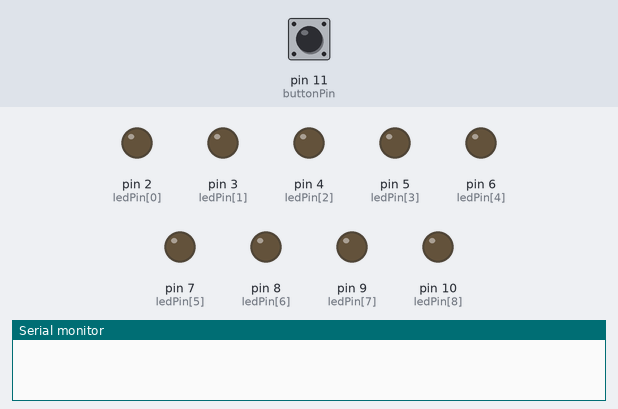
The sketch below on a simulated Arduino Uno, built with avr-gcc and run on an emulated ATmega328P. Shown: output pins drawn as LEDs (lit = HIGH), the last lines printed to the serial monitor. Dashed ring = blinking. The inputs (shaded band) are chosen by the test bench; at power-on: pin 11 (buttonPin) LOW. Random numbers use the default seed unless the sketch sets one.

Above: at 1.2 s.
1.3 s: pin 11 (buttonPin) pulled HIGH for 0.15 s
At 1.8 s:
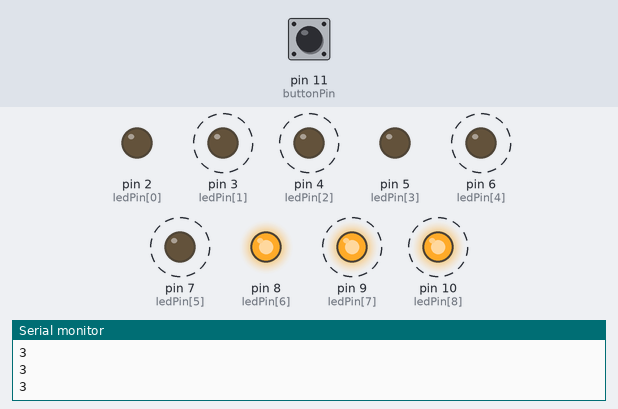
4.3 s: pin 11 (buttonPin) pulled HIGH for 3.2 s
At 6.6 s:
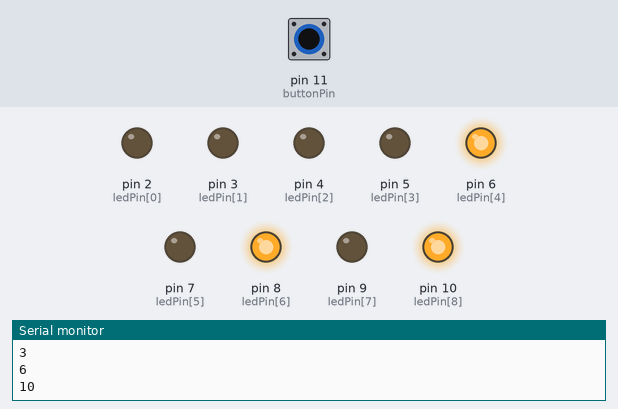
12.0 s: pin 11 (buttonPin) pulled HIGH for 3.2 s
At 18.8 s:
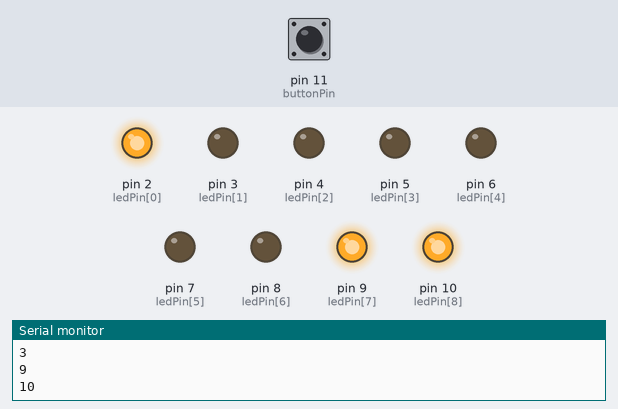
Timing chart, 0 to 21.0 s (numbered marks = the images above; inputs shaded):
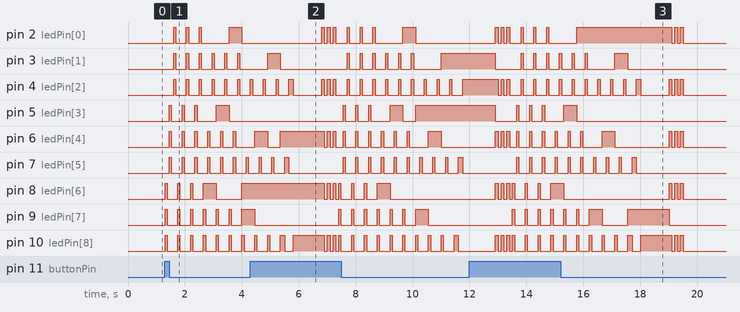

The sketch:

slotMachine.ino
```cpp
/**
/*  Slot Machine Crucible Project from Open Source Hardware Group:
/*  https://opensourcehardwaregroup.com/module-5/control-section-crucible-challenge/
/*  Turns 3 rows of 3 leds into a slot machine game.
/*  Uses pins 2-10 for leds and pin 11 for button to trigger game start.
/*  Author: Shannon McAvoy
**/


//led pins
const int ledPin[] = {2,3,4,5,6,7,8,9,10};
// num of pins
const int pinCount = 9;
// num of pins in each arr
const int arrSize = 3;

//led cols
const int col1[] = {2,5,8};
const int col2[] = {3,6,9};
const int col3[] = {4,7,10};

//button pin
const int buttonPin = 11;
//delay time
const int delayTime = 200;

//initalize buttonPin
int buttonState = 0;

//positions to stop on
int pos1 = 0;
int pos2 = 0;
int pos3 = 0;

void setup(){
  /*using randomSeed ensures that you don't have the same
    random number sequence everytime you play the game */
  randomSeed(analogRead(0));

  // initialize serial communications at 9600 bps:
  Serial.begin(9600);

  // setup LED pins
  for(int i; i < pinCount; i++){
    pinMode(ledPin[i], OUTPUT);
  }

  // setup button pin
  pinMode(11, INPUT);
}

void loop(){
  // read button state (0 or 1 if pressed)
  buttonState = digitalRead(buttonPin);

  // when button is pressed, turn lights on
  if(buttonState == HIGH){

    // determine which row in each col will stop
    pos1 = rand();
    pos2 = rand();
    pos3 = rand();

    Serial.println(pos1);
    Serial.println(pos2);
    Serial.println(pos3);

    // cascade rows 3 times to simulate rows spinning
    for(int i = 0; i < 3; i++){
      ledBlink(col1, col2, col3, arrSize);
    }

    // slow down lights left to right to stop in position
    // slow col 1
    for(int i = 2; i >= 0; i--){
      digitalWrite(col1[i], HIGH);
      ledBlink(col2, col3, arrSize);
      digitalWrite(col1[i], LOW);
    }
    // light up pos 1
    digitalWrite(col1[pos1], HIGH);
    Serial.println(col1[pos1]);

    // slow col 2
    for(int i = 2; i >= 0; i--){
      digitalWrite(col2[i], HIGH);
      ledBlink(col3, arrSize);
      digitalWrite(col2[i], LOW);
    }
    // light up pos 2
    digitalWrite(col2[pos2], HIGH);
    Serial.println(col2[pos2]);

    // slow col3
    for(int i = 2; i >= 0; i--){
      digitalWrite(col3[i], HIGH);
      delay(150);
      digitalWrite(col3[i], LOW);
    }
    // light up pos 3
    digitalWrite(col3[pos3], HIGH);
    Serial.println(col3[pos3]);

    delay(1000);

    // do we have a matching row?
    if(!matchRow(pos1, pos2, pos3)){
      ledOff(col1, col2, col3);
      // no match, flash x
      for(int i = 0; i < 3; i++){
        flashX(col1, col2, col3);
      }
    }
  }

  delay(1);
}


// turn on 3 arrays of led pins 1 at a time
void ledBlink(const int* arr1, const int* arr2, const int* arr3, int arrSize){
  for(int i = arrSize-1; i >= 0; i--){
    Serial.println(arrSize);
    digitalWrite(arr1[i], HIGH);
    digitalWrite(arr2[i], HIGH);
    digitalWrite(arr3[i], HIGH);
    delay(75);

    digitalWrite(arr1[i], LOW);
    digitalWrite(arr2[i], LOW);
    digitalWrite(arr3[i], LOW);
    delay(75);
  }
}

// turn on 2 arrays of led pins 1 at a time
void ledBlink(const int* arr1, const int* arr2, int arrSize){
  for(int i = arrSize-1; i >= 0; i--){
    Serial.println(arrSize);
    digitalWrite(arr1[i], HIGH);
    digitalWrite(arr2[i], HIGH);
    delay(75);

    digitalWrite(arr1[i], LOW);
    digitalWrite(arr2[i], LOW);
    delay(75);
  }
}

// turn on array of led pins 1 at a time
void ledBlink(const int* arr1, int arrSize){
  for(int i = arrSize-1; i >= 0; i--){
    Serial.println(arrSize);
    digitalWrite(arr1[i], HIGH);
    delay(75);

    digitalWrite(arr1[i], LOW);
    delay(75);
  }
}

//check if 3 ints match
boolean matchRow(int a, int b, int c){
  if(a == b && a == c){
    return true;
  }else{
    return false;
  }
}

// flash x
void flashX(const int* arr1, const int* arr2, const int* arr3){
  makeX(arr1, arr2, arr3);
  delay(100);
  ledOff(arr1, arr2, arr3);
  delay(100);
}

// make X
void makeX(const int* arr1, const int* arr2, const int* arr3){
  digitalWrite(arr1[0], HIGH);
  digitalWrite(arr1[2], HIGH);
  digitalWrite(arr2[1], HIGH);
  digitalWrite(arr3[0], HIGH);
  digitalWrite(arr3[2], HIGH);
}

// turn all leds off
void ledOff(const int* arr1, const int* arr2, const int* arr3){
  for(int i = 0; i < 3; i++){
    digitalWrite(arr1[i], LOW);
    digitalWrite(arr2[i], LOW);
    digitalWrite(arr3[i], LOW);
  }
}


// return random int between 0 and 3
int rand(){
  return random(3);
}
```

Measured:
- after the input at 1.3 s, pin 3 (ledPin[1]), pin 4 (ledPin[2]): alternates HIGH for 0.08 s and LOW for 0.38 s, starting after 0.30 s
- after the input at 12.0 s, pin 7 (ledPin[5]): goes 9 × (HIGH 0.08 s, LOW 0.38 s), HIGH 0.15 s, then LOW, starting after 1.7 s; pin 9 (ledPin[7]): goes 6 × (HIGH 0.08 s, LOW 0.38 s), HIGH 0.45 s, LOW 0.90 s, HIGH 1.5 s, then LOW, starting after 1.5 s
